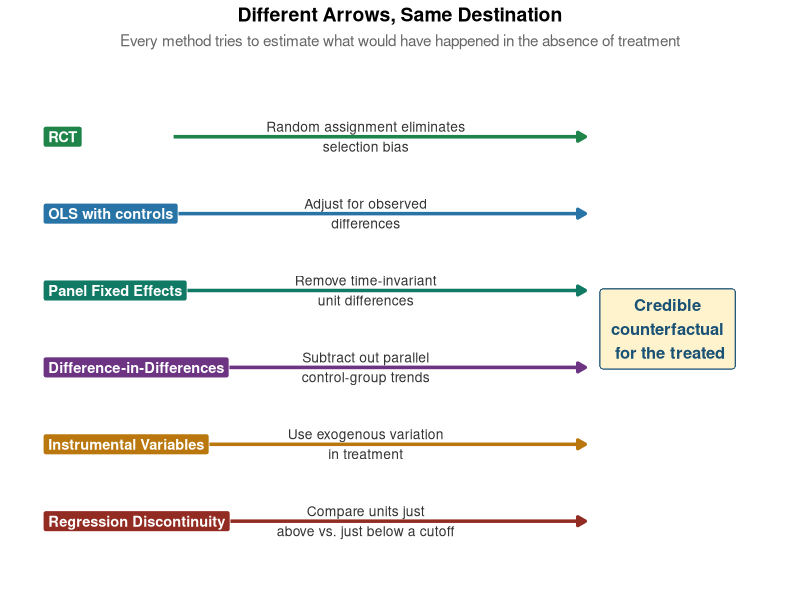
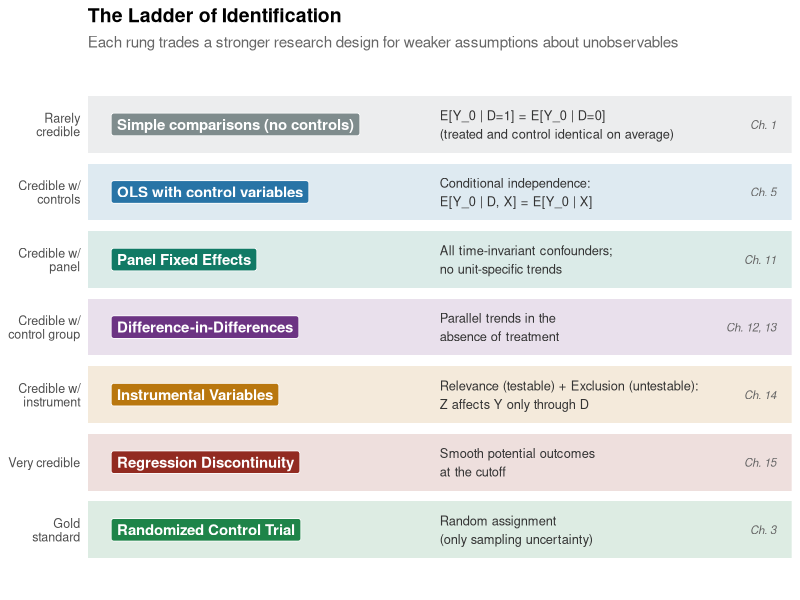
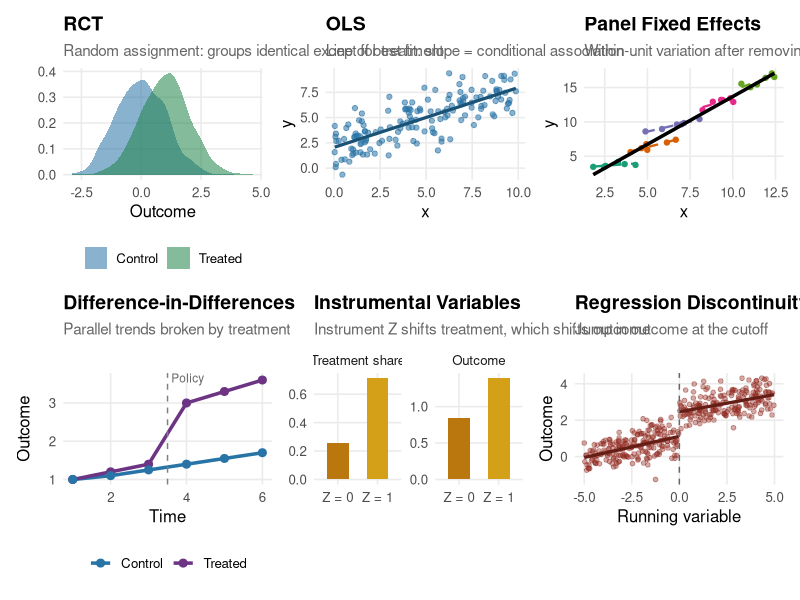

Source code (R) for these figures, in order:
## ---- chunk 1
#| echo: false
#| output: false
#| message: false
#| warning: false

library(tidyverse)
library(patchwork)
# DiagrammeR produces an HTML widget; load it only when actually rendering HTML
# (not for PDF or EPUB, which can't render htmlwidgets natively).
.is_real_html <- function() {
  isTRUE(knitr::is_html_output(excludes = c("epub", "epub2", "epub3")))
}
if (.is_real_html()) library(DiagrammeR)

theme_set(theme_minimal(base_size = 12) +
          theme(plot.title = element_text(face = "bold", size = 14),
                plot.subtitle = element_text(size = 11, color = "gray40"),
                panel.grid.minor = element_blank()))

## ---- chunk 2
#| echo: false
#| message: false
#| warning: false
#| label: fig-counterfactual-strategies
#| fig-cap: "Every method in this book is a strategy for recovering the same missing piece: the counterfactual for the treated."
#| fig-width: 9
#| fig-height: 5.5

strategies <- tibble::tribble(
  ~method,                  ~strategy,                                              ~y,   ~col,
  "RCT",                    "Random assignment eliminates\nselection bias",          7,  "#1e8449",
  "OLS with controls",      "Adjust for observed\ndifferences",                      6,  "#2874a6",
  "Panel Fixed Effects",    "Remove time-invariant\nunit differences",               5,  "#117a65",
  "Difference-in-Differences", "Subtract out parallel\ncontrol-group trends",        4,  "#6c3483",
  "Instrumental Variables", "Use exogenous variation\nin treatment",                 3,  "#b9770e",
  "Regression Discontinuity", "Compare units just\nabove vs. just below a cutoff",   2,  "#922b21"
)

strategy_colors <- setNames(strategies$col, strategies$method)

ggplot(strategies, aes(x = 1, y = y)) +
  geom_segment(aes(xend = 4, yend = y, color = method),
               arrow = arrow(length = unit(0.22, "cm"), type = "closed"),
               linewidth = 1.2, show.legend = FALSE) +
  geom_label(aes(x = 0.05, label = method, fill = method),
             color = "white", hjust = 0, size = 3.7, fontface = "bold",
             label.padding = unit(0.28, "lines"), show.legend = FALSE) +
  geom_text(aes(x = 2.4, label = strategy), size = 3.5, color = "gray20") +
  geom_label(aes(x = 4.6, y = 4.5, label = "Credible\ncounterfactual\n for the treated"),
             fill = "#fff3cd", color = "#1a5276", fontface = "bold", size = 4.2,
             label.padding = unit(0.5, "lines")) +
  scale_color_manual(values = strategy_colors) +
  scale_fill_manual(values = strategy_colors) +
  scale_y_continuous(limits = c(1.3, 7.8)) +
  scale_x_continuous(limits = c(0, 5.3)) +
  labs(title = "Different Arrows, Same Destination",
       subtitle = "Every method tries to estimate what would have happened in the absence of treatment") +
  theme_void() +
  theme(plot.title = element_text(face = "bold", size = 14, hjust = 0.5),
        plot.subtitle = element_text(size = 11, color = "gray40", hjust = 0.5))

## ---- chunk 3
#| echo: false
#| message: false
#| warning: false
#| label: fig-identification-ladder
#| fig-cap: "The ladder of identification. Higher rungs require stronger assumptions about unobservables; lower rungs require a more structured research design."
#| fig-width: 10
#| fig-height: 6.5

ladder <- tibble::tribble(
  ~rung, ~method,                                  ~assumes,                                                  ~chapter,                 ~col,
     6,  "Simple comparisons (no controls)",        "E[Y_0 | D=1] = E[Y_0 | D=0]\n(treated and control identical on average)", "Ch. 1",       "#7f8c8d",
     5,  "OLS with control variables",              "Conditional independence:\nE[Y_0 | D, X] = E[Y_0 | X]",                  "Ch. 5",       "#2874a6",
     4,  "Panel Fixed Effects",                     "All time-invariant confounders;\nno unit-specific trends",               "Ch. 11",      "#117a65",
     3,  "Difference-in-Differences",               "Parallel trends in the\nabsence of treatment",                            "Ch. 12, 13",  "#6c3483",
     2,  "Instrumental Variables",                  "Relevance (testable) + Exclusion (untestable):\nZ affects Y only through D", "Ch. 14",  "#b9770e",
     1,  "Regression Discontinuity",                "Smooth potential outcomes\nat the cutoff",                                "Ch. 15",      "#922b21",
     0,  "Randomized Control Trial",                "Random assignment\n(only sampling uncertainty)",                          "Ch. 3",       "#1e8449"
)

ladder_colors <- setNames(ladder$col, ladder$method)

ggplot(ladder, aes(x = 1, y = rung)) +
  geom_rect(aes(xmin = 0.5, xmax = 9.5, ymin = rung - 0.42, ymax = rung + 0.42, fill = method),
            alpha = 0.15, show.legend = FALSE) +
  geom_label(aes(x = 0.8, label = method, fill = method),
             color = "white", hjust = 0, size = 3.8, fontface = "bold",
             label.padding = unit(0.32, "lines"), show.legend = FALSE) +
  geom_text(aes(x = 5, label = assumes), size = 3.25, color = "gray20", hjust = 0) +
  geom_text(aes(x = 9.3, label = chapter), size = 2.9, color = "gray40",
            hjust = 1, fontface = "italic") +
  scale_fill_manual(values = ladder_colors) +
  scale_x_continuous(limits = c(0.5, 9.5), expand = c(0, 0)) +
  scale_y_continuous(limits = c(-0.5, 6.6),
                     breaks = 0:6,
                     labels = c("Gold\nstandard", "Very credible", "Credible w/\ninstrument",
                                "Credible w/\ncontrol group", "Credible w/\npanel", "Credible w/\ncontrols", "Rarely\ncredible")) +
  labs(title = "The Ladder of Identification",
       subtitle = "Each rung trades a stronger research design for weaker assumptions about unobservables",
       y = NULL, x = NULL) +
  theme(axis.text.x = element_blank(),
        axis.ticks = element_blank(),
        axis.text.y = element_text(size = 9, color = "gray30", lineheight = 0.9),
        panel.grid = element_blank(),
        plot.title = element_text(face = "bold", size = 14),
        plot.subtitle = element_text(size = 11, color = "gray40"))

## ---- chunk 4
#| echo: false
#| message: false
#| warning: false
#| label: fig-method-overview
#| fig-cap: "What the key methods 'look like' visually. Each panel is the picture a credible empirical paper shows the reader."
#| fig-width: 11
#| fig-height: 7

set.seed(1042)

# RCT: overlapping densities, treated higher mean
df_rct <- bind_rows(
  tibble(group = "Control", y = rnorm(800, 0, 1)),
  tibble(group = "Treated", y = rnorm(800, 1, 1))
)
p_rct <- ggplot(df_rct, aes(x = y, fill = group)) +
  geom_density(alpha = 0.55, color = NA) +
  scale_fill_manual(values = c("Control" = "#2874a6", "Treated" = "#1e8449")) +
  labs(title = "RCT", subtitle = "Random assignment: groups identical except for treatment",
       x = "Outcome", y = NULL) +
  theme(legend.position = "bottom", legend.title = element_blank())

# OLS w/ controls: scatter with line
df_ols <- tibble(x = runif(150, 0, 10),
                 y = 2 + 0.6 * x + rnorm(150, 0, 1.4))
p_ols <- ggplot(df_ols, aes(x, y)) +
  geom_point(alpha = 0.55, color = "#2874a6") +
  geom_smooth(method = "lm", se = FALSE, color = "#1a5276", linewidth = 1.1) +
  labs(title = "OLS", subtitle = "Line of best fit: slope = conditional association",
       x = "x", y = "y")

# Panel FE: multiple units, each with own intercept; slopes within are similar
df_fe <- expand_grid(unit = factor(1:5), t = 1:6) |>
  mutate(unit_fx = as.numeric(unit) * 2,
         x = unit_fx + rnorm(n(), 0, 0.6) + 0.3 * t,
         y = unit_fx + 0.5 * x + rnorm(n(), 0, 0.4))
p_fe <- ggplot(df_fe, aes(x, y, color = unit)) +
  geom_point() +
  geom_smooth(method = "lm", se = FALSE, linewidth = 0.8, linetype = "dashed") +
  geom_smooth(aes(group = 1), method = "lm", se = FALSE, color = "black", linewidth = 1.2) +
  scale_color_brewer(palette = "Dark2") +
  labs(title = "Panel Fixed Effects",
       subtitle = "Within-unit variation after removing unit-specific levels",
       x = "x", y = "y") +
  theme(legend.position = "none")

# DiD: two lines, parallel before, jump for treated
df_did <- tibble(
  t = rep(1:6, 2),
  group = rep(c("Treated", "Control"), each = 6),
  y = c(1, 1.2, 1.4, 3.0, 3.3, 3.6,   # treated jumps at t=4
        1.0, 1.1, 1.25, 1.4, 1.55, 1.7)
)
p_did <- ggplot(df_did, aes(t, y, color = group)) +
  geom_line(linewidth = 1.2) +
  geom_point(size = 2.4) +
  geom_vline(xintercept = 3.5, linetype = "dashed", color = "gray50") +
  annotate("text", x = 3.6, y = 3.65, label = "Policy", hjust = 0, size = 3, color = "gray40") +
  scale_color_manual(values = c("Treated" = "#6c3483", "Control" = "#2874a6")) +
  labs(title = "Difference-in-Differences",
       subtitle = "Parallel trends broken by treatment",
       x = "Time", y = "Outcome") +
  theme(legend.position = "bottom", legend.title = element_blank())

# IV: instrument Z shifts D, which shifts Y
df_iv <- tibble(z = rep(c("Z = 0", "Z = 1"), each = 600),
                d = ifelse(z == "Z = 1", rbinom(600, 1, 0.7), rbinom(600, 1, 0.25)),
                y = 0.5 + 1.3 * d + rnorm(1200, 0, 0.6))
p_iv <- df_iv |>
  group_by(z) |>
  summarize(D_share = mean(d), Y_mean = mean(y), .groups = "drop") |>
  pivot_longer(-z) |>
  mutate(name = factor(name, levels = c("D_share", "Y_mean"),
                       labels = c("Treatment share", "Outcome"))) |>
  ggplot(aes(z, value, fill = z)) +
  geom_col(width = 0.55) +
  facet_wrap(~ name, scales = "free_y") +
  scale_fill_manual(values = c("Z = 0" = "#b9770e", "Z = 1" = "#d4a017")) +
  labs(title = "Instrumental Variables",
       subtitle = "Instrument Z shifts treatment, which shifts outcome",
       x = NULL, y = NULL) +
  theme(legend.position = "none")

# RD: running variable with a jump at cutoff
df_rd <- tibble(x = runif(400, -5, 5),
                d = as.numeric(x >= 0),
                y = 1 + 0.2 * x + 1.4 * d + rnorm(400, 0, 0.5))
p_rd <- ggplot(df_rd, aes(x, y)) +
  geom_point(alpha = 0.4, color = "#922b21", size = 1.3) +
  geom_smooth(data = filter(df_rd, x < 0), method = "lm", se = FALSE, color = "#641e16", linewidth = 1.1) +
  geom_smooth(data = filter(df_rd, x >= 0), method = "lm", se = FALSE, color = "#641e16", linewidth = 1.1) +
  geom_vline(xintercept = 0, linetype = "dashed", color = "gray40") +
  labs(title = "Regression Discontinuity",
       subtitle = "Jump in outcome at the cutoff",
       x = "Running variable", y = "Outcome")

(p_rct | p_ols | p_fe) /
  (p_did | p_iv | p_rd) +
  plot_layout(heights = c(1, 1))

## ---- chunk 5
#| echo: false
#| message: false
#| warning: false
#| eval: !expr isTRUE(knitr::is_html_output(excludes = c("epub", "epub2", "epub3")))
#| label: fig-method-flowchart
#| fig-cap: "A decision flowchart for choosing a method. Start at the top and follow the arrows based on your answer at each diamond."
#| fig-width: 11
#| fig-height: 9

DiagrammeR::grViz("
digraph method_flowchart {
  graph [layout = dot, rankdir = TB, bgcolor = 'white',
         fontname = 'Helvetica', pad = 0.3, nodesep = 0.35, ranksep = 0.45]

  node [shape = box, style = 'rounded,filled', fontname = 'Helvetica',
        fontsize = 11, color = '#2874a6', penwidth = 1.5]
  edge [fontname = 'Helvetica', fontsize = 10, color = '#495057']

  Q1 [label = 'What is your\\nresearch question?', shape = diamond,
      fillcolor = '#fff3cd', color = '#b38600']

  QD [label = 'Descriptive / predictive\\n(no causal claim)', fillcolor = '#e8f4f8']
  QC [label = 'Causal\\n(I want the effect of D on Y)', shape = diamond,
      fillcolor = '#fff3cd', color = '#b38600']

  Q2 [label = 'Can you randomize\\ntreatment?', shape = diamond,
      fillcolor = '#fff3cd', color = '#b38600']
  M_RCT [label = 'Randomized Control Trial\\n(simple diff in means +\\nrobust SEs)',
         fillcolor = '#d4efdf', color = '#1e8449']

  Q3 [label = 'Is there a natural experiment:\\na rule, reform, or cutoff\\nthat creates as-good-as-random\\nvariation in treatment?', shape = diamond,
      fillcolor = '#fff3cd', color = '#b38600']

  Q4 [label = 'Does a cutoff in a\\ncontinuous running variable\\ndetermine treatment?', shape = diamond,
      fillcolor = '#fff3cd', color = '#b38600']
  M_RD [label = 'Regression Discontinuity\\n(sharp design;\\nrdrobust)',
        fillcolor = '#f5b7b1', color = '#922b21']

  Q5 [label = 'Do you observe treated &\\ncontrol units both before and\\nafter the treatment event?', shape = diamond,
      fillcolor = '#fff3cd', color = '#b38600']
  M_DID [label = 'Difference-in-Differences\\n(2×2 or TWFE + event study +\\ncluster SEs at treatment level)',
         fillcolor = '#d7bde2', color = '#6c3483']

  Q6 [label = 'Do you have a credible\\ninstrument Z that shifts D\\nbut only affects Y through D?', shape = diamond,
      fillcolor = '#fff3cd', color = '#b38600']
  M_IV [label = 'Instrumental Variables (2SLS)\\ncheck first-stage F > 10,\\ninterpret as LATE for compliers',
        fillcolor = '#fad7a0', color = '#b9770e']

  Q7 [label = 'Do you have panel data\\non the same units over time?', shape = diamond,
      fillcolor = '#fff3cd', color = '#b38600']
  M_FE [label = 'Panel Fixed Effects\\n(unit + time FE;\\ncluster SEs at unit)',
        fillcolor = '#a3e4d7', color = '#117a65']

  Q8 [label = 'Do you believe observed\\ncontrols X are sufficient\\nfor conditional independence?', shape = diamond,
      fillcolor = '#fff3cd', color = '#b38600']
  M_OLS [label = 'Multivariate OLS with controls\\n(+ robust SEs; be humble\\nabout causal claims)',
         fillcolor = '#aed6f1', color = '#2874a6']

  Q9 [label = 'Is the outcome binary?', shape = diamond,
      fillcolor = '#fff3cd', color = '#b38600']
  M_BIN [label = 'LPM or Logit\\n(LPM for interpretation;\\nlogit for bounded predictions)',
         fillcolor = '#d5d8dc', color = '#2e4053']

  M_DESC [label = 'Descriptive / exploratory:\\nsummary statistics, plots,\\nOLS for conditional means',
          fillcolor = '#e8f8f5', color = '#117a65']

  M_STOP [label = 'Stop.\\nRedefine the question or\\ngather more data.',
          fillcolor = '#fadbd8', color = '#c0392b']

  # Main flow
  Q1 -> QD [label = 'descriptive']
  Q1 -> QC [label = 'causal']

  QD -> M_DESC

  QC -> Q2
  Q2 -> M_RCT [label = 'yes']
  Q2 -> Q3 [label = 'no']

  Q3 -> Q4 [label = 'yes']
  Q3 -> Q7 [label = 'no']

  Q4 -> M_RD [label = 'yes']
  Q4 -> Q5 [label = 'no']

  Q5 -> M_DID [label = 'yes']
  Q5 -> Q6 [label = 'no']

  Q6 -> M_IV [label = 'yes']
  Q6 -> Q7 [label = 'no']

  Q7 -> M_FE [label = 'yes']
  Q7 -> Q8 [label = 'no']

  Q8 -> M_OLS [label = 'yes, cautiously']
  Q8 -> M_STOP [label = 'no']

  # Side branch: binary outcomes modify any OLS-style step
  M_OLS -> Q9 [label = 'binary y?', style = dashed]
  Q9 -> M_BIN [label = 'yes', style = dashed]
}
")
